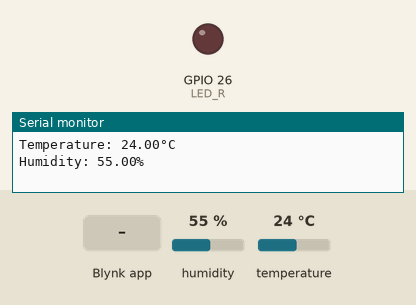
Bench run of a program on a simulated ESP32. Shown: output pins drawn as LEDs (lit = HIGH), the last lines printed to the serial monitor. Inputs (shaded band) come from the test bench; at power-on: humidity 55 %, temperature 24 °C. WiFi joins after 1.5 s; servers stay silent unless stated.

Above: at 3.0 s.
3.1 s: Blynk app writes 1 to V2
At 4.3 s:
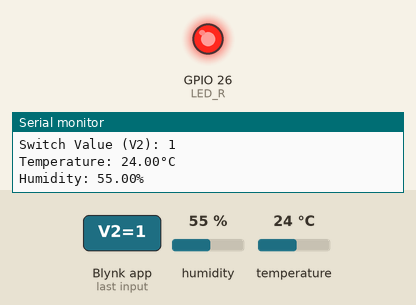
4.6 s: Blynk app writes 0 to V2
At 5.7 s:
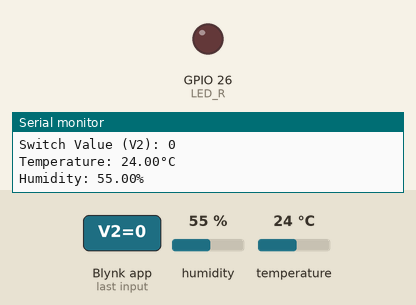
6.1 s: Blynk app writes 200 to V2
At 6.8 s:
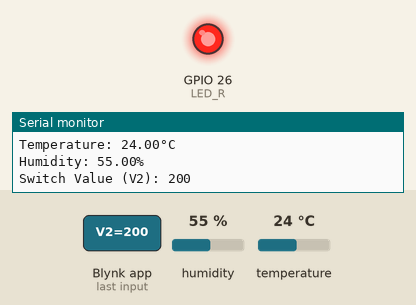
Timing chart, 0 to 9.1 s (numbered marks = the images above; inputs shaded):
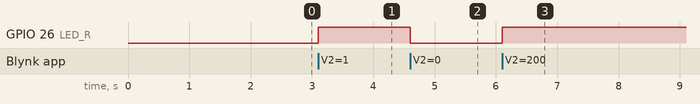

Measured:
- after the input at 3.1 s, GPIO 26 (LED_R): LOW → HIGH at once
- after the input at 4.6 s, GPIO 26 (LED_R): HIGH → LOW at once
- after the input at 6.1 s, GPIO 26 (LED_R): LOW → HIGH at once

The program:

main.cpp
```cpp
#include <Arduino.h>

#define BLYNK_DEVICE_NAME "Esp32IoT"
#define BLYNK_PRINT Serial

#define BLYNK_AUTH_TOKEN "vfOsZBVUg6Iz_N7-Foy0ZsknnaTOcMpR"
#define BLYNK_TEMPLATE_ID "TMPL65IBPXVXd"
#define BLYNK_TEMPLATE_NAME "Template1"

#include <WiFi.h>
#include <BlynkSimpleEsp32.h>
#include <DHTesp.h> // Library untuk DHT

char auth[] = BLYNK_AUTH_TOKEN; // Auth Token

char ssid[] = "Wokwi-GUEST"; // Nama hotspot yang digunakan
char pass[] = ""; // Password hotspot yang digunakan

const int DHT_PIN = 15;
byte LED_R = 26; // LED indikator

DHTesp dht;
BlynkTimer timer;

// Fungsi untuk menyinkronkan status terakhir saat ESP32 terhubung ke Blynk
BLYNK_CONNECTED() {
    Blynk.syncVirtual(V2); // Mengambil status terakhir dari switch di V2
}

// Function untuk pengiriman sensor ke Blynk
void sendSensor()
{
    TempAndHumidity data = dht.getTempAndHumidity();

    // Cek apakah data valid
    if (isnan(data.temperature) || isnan(data.humidity)) {
        Serial.println("Error reading from DHT sensor!");
        return; // Keluar dari fungsi jika data tidak valid
    }

    // Menampilkan temperature dan kelembaban pada Serial Monitor
    Serial.print("Temperature: ");
    Serial.print(data.temperature);
    Serial.println("°C");

    Serial.print("Humidity: ");
    Serial.print(data.humidity);
    Serial.println("%");

    // Mengirimkan data ke Virtual Pin yang sesuai
    Blynk.virtualWrite(V4, data.temperature); // Temperatur ke V4
    Blynk.virtualWrite(V1, data.humidity);    // Kelembaban ke V1
}

// Fungsi untuk membaca nilai dari Virtual Pin V2 (Switch)
BLYNK_WRITE(V2)
{
    int nilaiBacaIO = param.asInt();
    Serial.print("Switch Value (V2): "); // Debugging: cek nilai switch
    Serial.println(nilaiBacaIO);

    digitalWrite(LED_R, nilaiBacaIO); // Menghidupkan/mematikan LED
    Blynk.virtualWrite(V3, nilaiBacaIO); // Mengirimkan status LED ke V3
}

void setup()
{
    Serial.begin(115200); // Serial monitor menggunakan baudrate 115200
    dht.setup(DHT_PIN, DHTesp::DHT22);
    pinMode(LED_R, OUTPUT);

    Blynk.begin(auth, ssid, pass); // Memulai koneksi Blynk
    Blynk.syncVirtual(V2); // Pastikan switch tidak mati saat ESP32 restart
    timer.setInterval(1000L, sendSensor); // Kirim data setiap 1 detik
}

void loop()
{
    Blynk.run(); // Menjalankan Blynk
    timer.run(); // Menjalankan timer
}
```
